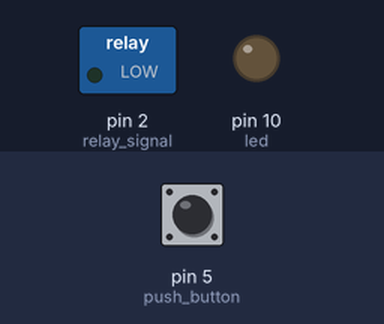
Bench run of a sketch on a simulated Arduino Uno, built with avr-gcc and run on an emulated ATmega328P. Parts: switched loads named in the sketch (green lamp = pin HIGH), output pins drawn as LEDs (lit = HIGH). The test bench sets the inputs (shaded band); at power-on: pin 5 (push_button) LOW.

Above: at 1.2 s.
1.3 s: pin 5 (push_button) pulled HIGH for 0.15 s
At 1.37 s:
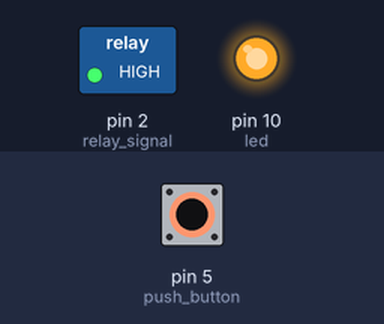
2.9 s: pin 5 (push_button) pulled HIGH for 3.2 s
At 6.6 s:
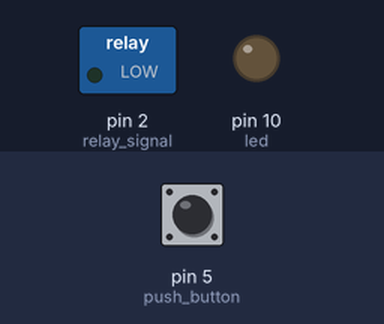
Timing chart, 0 to 8.1 s (numbered marks = the images above; inputs shaded):
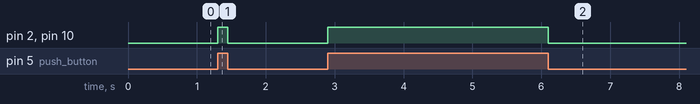

Measured:
- after the input at 1.3 s, pin 2 (relay_signal), pin 10 (led): LOW → HIGH at once, → LOW 0.15 s later
- after the input at 2.9 s, pin 2 (relay_signal), pin 10 (led): LOW → HIGH at once, → LOW 3.2 s later

The sketch:

relay_control_led_pushButton.ino
```cpp
int relay_signal = 2;
int led = 10;
int push_button = 5;
void setup() {
  pinMode(relay_signal, OUTPUT);
  pinMode(led, OUTPUT);
  pinMode(push_button, INPUT);
}

void loop() {
  int button_signal = digitalRead(push_button);
  if(button_signal == 1){
    digitalWrite(relay_signal, HIGH);
    digitalWrite(led, HIGH);
  }else{
    digitalWrite(relay_signal, LOW);
    digitalWrite(led, LOW);
  }
}
```
